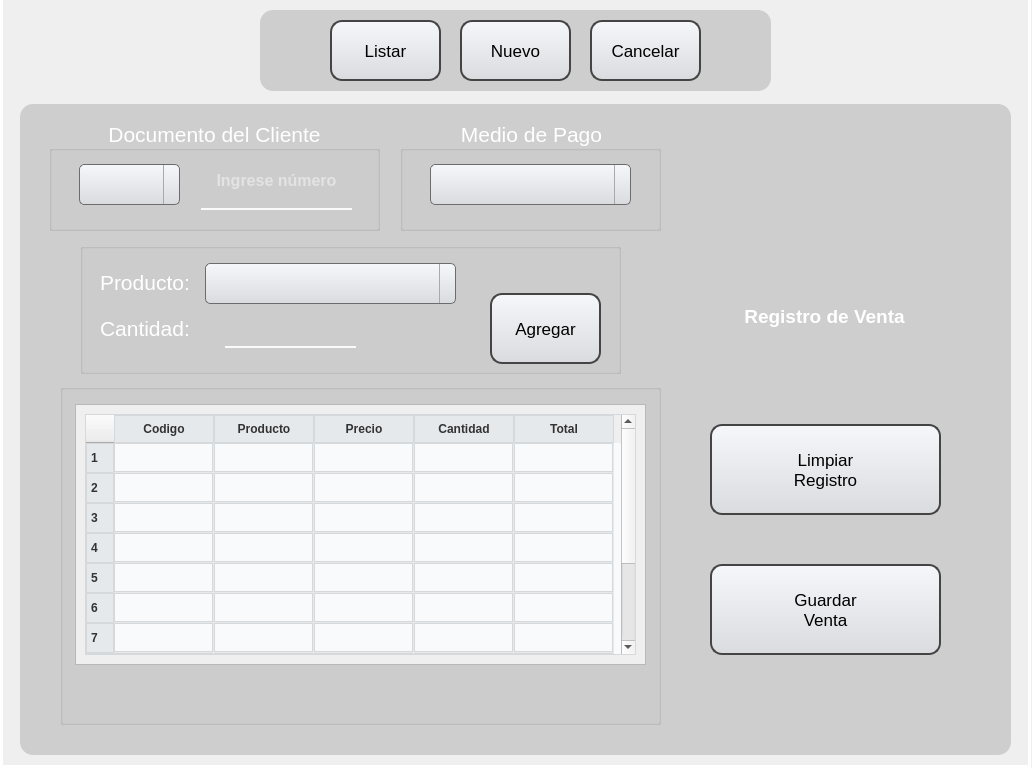
<?xml version="1.0" encoding="UTF-8"?>
<ui version="4.0">
 <class>MainWindow</class>
 <widget class="QMainWindow" name="MainWindow">
  <property name="geometry">
   <rect>
    <x>0</x>
    <y>0</y>
    <width>1032</width>
    <height>768</height>
   </rect>
  </property>
  <property name="minimumSize">
   <size>
    <width>1032</width>
    <height>768</height>
   </size>
  </property>
  <property name="maximumSize">
   <size>
    <width>1032</width>
    <height>768</height>
   </size>
  </property>
  <property name="windowTitle">
   <string>MainWindow</string>
  </property>
  <widget class="QWidget" name="centralwidget">
   <widget class="QLabel" name="label">
    <property name="geometry">
     <rect>
      <x>0</x>
      <y>-3</y>
      <width>1031</width>
      <height>771</height>
     </rect>
    </property>
    <property name="text">
     <string/>
    </property>
    <property name="pixmap">
     <pixmap>../IMG/fondo.png</pixmap>
    </property>
    <property name="scaledContents">
     <bool>true</bool>
    </property>
   </widget>
   <widget class="QLabel" name="label_3">
    <property name="enabled">
     <bool>false</bool>
    </property>
    <property name="geometry">
     <rect>
      <x>0</x>
      <y>-3</y>
      <width>1031</width>
      <height>771</height>
     </rect>
    </property>
    <property name="styleSheet">
     <string notr="true">background-color: qlineargradient(spread:pad, x1:0, y1:0, x2:0, y2:00715909, stop:0 rgba(0, 0, 0, 35), stop:0.375 rgba(0, 0, 0, 50), stop:0.835227 rgba(0, 0, 0, 75));

border: 3px solid white; </string>
    </property>
    <property name="text">
     <string/>
    </property>
   </widget>
   <widget class="QLabel" name="label_9">
    <property name="geometry">
     <rect>
      <x>260</x>
      <y>10</y>
      <width>511</width>
      <height>81</height>
     </rect>
    </property>
    <property name="styleSheet">
     <string notr="true">background-color:rgba(0,0,0,35);
border-radius:13px</string>
    </property>
    <property name="text">
     <string/>
    </property>
   </widget>
   <widget class="QPushButton" name="bt_listar_vent">
    <property name="geometry">
     <rect>
      <x>330</x>
      <y>20</y>
      <width>111</width>
      <height>61</height>
     </rect>
    </property>
    <property name="font">
     <font>
      <pointsize>13</pointsize>
      <weight>50</weight>
      <bold>false</bold>
      <underline>false</underline>
      <strikeout>false</strikeout>
     </font>
    </property>
    <property name="styleSheet">
     <string notr="true">QPushButton {
	 background: qlineargradient(x1:0, y1:0, x2:0, y2:1, stop:0 #f6f7fa, stop:1 #dadbde);
	border: 2px solid #444444;
    text-align: center; 
    text-decoration: none; 
    border-radius: 12px;
}

QPushButton:hover {
	background-color: rgb(241, 241, 241);
}

QPushButton:pressed {
	background-color: rgb(223, 223, 223);
}
</string>
    </property>
    <property name="text">
     <string>Listar</string>
    </property>
   </widget>
   <widget class="QPushButton" name="bt_cancelar_vent">
    <property name="geometry">
     <rect>
      <x>590</x>
      <y>20</y>
      <width>111</width>
      <height>61</height>
     </rect>
    </property>
    <property name="font">
     <font>
      <pointsize>13</pointsize>
      <weight>50</weight>
      <bold>false</bold>
      <underline>false</underline>
      <strikeout>false</strikeout>
     </font>
    </property>
    <property name="styleSheet">
     <string notr="true">QPushButton {
	color: black;
	 background: qlineargradient(x1:0, y1:0, x2:0, y2:1, stop:0 #f6f7fa, stop:1 #dadbde);
	border: 2px solid #444444;
    text-align: center; 
    text-decoration: none; 
    border-radius: 12px;
}

QPushButton:hover {
	background-color: rgb(255, 0, 0);
}

QPushButton:pressed {
	background-color: rgb(166, 0, 0);
}</string>
    </property>
    <property name="text">
     <string>Cancelar</string>
    </property>
   </widget>
   <widget class="QPushButton" name="bt_nuevo_vent">
    <property name="geometry">
     <rect>
      <x>460</x>
      <y>20</y>
      <width>111</width>
      <height>61</height>
     </rect>
    </property>
    <property name="font">
     <font>
      <pointsize>13</pointsize>
      <weight>50</weight>
      <bold>false</bold>
      <underline>false</underline>
      <strikeout>false</strikeout>
     </font>
    </property>
    <property name="styleSheet">
     <string notr="true">QPushButton {
	 background: qlineargradient(x1:0, y1:0, x2:0, y2:1, stop:0 #f6f7fa, stop:1 #dadbde);
	border: 2px solid #444444;
    text-align: center; 
    text-decoration: none; 
    border-radius: 12px;
}

QPushButton:hover {
	background-color: rgb(241, 241, 241);
}

QPushButton:pressed {
	background-color: rgb(223, 223, 223);
}
</string>
    </property>
    <property name="text">
     <string>Nuevo</string>
    </property>
   </widget>
   <widget class="QWidget" name="window_1_venta" native="true">
    <property name="geometry">
     <rect>
      <x>0</x>
      <y>94</y>
      <width>1031</width>
      <height>661</height>
     </rect>
    </property>
    <widget class="QLabel" name="label_10">
     <property name="geometry">
      <rect>
       <x>20</x>
       <y>10</y>
       <width>991</width>
       <height>651</height>
      </rect>
     </property>
     <property name="font">
      <font>
       <pointsize>8</pointsize>
      </font>
     </property>
     <property name="styleSheet">
      <string notr="true">background-color:rgba(0,0,0,35);
border-radius:13px</string>
     </property>
     <property name="text">
      <string/>
     </property>
    </widget>
    <widget class="QLabel" name="label_7">
     <property name="geometry">
      <rect>
       <x>704</x>
       <y>32</y>
       <width>241</width>
       <height>231</height>
      </rect>
     </property>
     <property name="styleSheet">
      <string notr="true">background-color: qlineargradient(spread:pad, x1:0, y1:0, x2:0, y2:00715909, stop:0 rgba(0, 0, 0, 20), stop:0.375 rgba(0, 0, 0, 50), stop:0.835227 rgba(0, 0, 0, 75));
border-radius: 20px;</string>
     </property>
     <property name="text">
      <string/>
     </property>
    </widget>
    <widget class="QLabel" name="label_2">
     <property name="geometry">
      <rect>
       <x>764</x>
       <y>73</y>
       <width>121</width>
       <height>131</height>
      </rect>
     </property>
     <property name="text">
      <string/>
     </property>
     <property name="pixmap">
      <pixmap>../IMG/venta.jpg</pixmap>
     </property>
     <property name="scaledContents">
      <bool>true</bool>
     </property>
    </widget>
    <widget class="QLabel" name="label_4">
     <property name="geometry">
      <rect>
       <x>854</x>
       <y>40</y>
       <width>81</width>
       <height>81</height>
      </rect>
     </property>
     <property name="text">
      <string/>
     </property>
     <property name="pixmap">
      <pixmap>../IMG/METROSPLASH.png</pixmap>
     </property>
     <property name="scaledContents">
      <bool>true</bool>
     </property>
    </widget>
    <widget class="QLabel" name="label_6">
     <property name="geometry">
      <rect>
       <x>714</x>
       <y>182</y>
       <width>221</width>
       <height>81</height>
      </rect>
     </property>
     <property name="font">
      <font>
       <pointsize>14</pointsize>
       <weight>75</weight>
       <bold>true</bold>
      </font>
     </property>
     <property name="styleSheet">
      <string notr="true">color: white</string>
     </property>
     <property name="text">
      <string>Registro de Venta</string>
     </property>
     <property name="alignment">
      <set>Qt::AlignCenter</set>
     </property>
    </widget>
    <widget class="QGroupBox" name="GB_2_CLIENT">
     <property name="geometry">
      <rect>
       <x>49</x>
       <y>26</y>
       <width>331</width>
       <height>111</height>
      </rect>
     </property>
     <property name="font">
      <font>
       <pointsize>16</pointsize>
       <weight>50</weight>
       <bold>false</bold>
      </font>
     </property>
     <property name="styleSheet">
      <string notr="true">QComboBox {
    color: black;
}

QGroupBox{
color: white
}
</string>
     </property>
     <property name="title">
      <string>Documento del Cliente</string>
     </property>
     <property name="alignment">
      <set>Qt::AlignCenter</set>
     </property>
     <widget class="QLineEdit" name="le_dni_vent">
      <property name="geometry">
       <rect>
        <x>152</x>
        <y>39</y>
        <width>151</width>
        <height>51</height>
       </rect>
      </property>
      <property name="font">
       <font>
        <pointsize>12</pointsize>
        <weight>75</weight>
        <bold>true</bold>
       </font>
      </property>
      <property name="styleSheet">
       <string notr="true">background-color:rgba(0, 0, 0, 0);
border:none;
border-bottom:2px solid rgba(0, 0);
color:rgba(255, 255, 255, 230);
padding-bottom:7px;</string>
      </property>
      <property name="text">
       <string/>
      </property>
      <property name="alignment">
       <set>Qt::AlignCenter</set>
      </property>
      <property name="placeholderText">
       <string>Ingrese número</string>
      </property>
     </widget>
     <widget class="QComboBox" name="cb_tipoDNI_vent">
      <property name="geometry">
       <rect>
        <x>30</x>
        <y>44</y>
        <width>101</width>
        <height>41</height>
       </rect>
      </property>
      <property name="font">
       <font>
        <pointsize>9</pointsize>
        <weight>50</weight>
        <bold>false</bold>
       </font>
      </property>
      <property name="styleSheet">
       <string notr="true">QComboBox {
    background: qlineargradient(x1:0, y1:0, x2:0, y2:1, stop:0 #f6f7fa, stop:1 #dadbde);
    border: 1px solid #6c6c6c;
    border-radius: 5px;
    padding: 1px 18px 1px 3px;
    min-width: 6em;
}

QComboBox::drop-down {
    border-left-width: 1px;
    border-left-color: darkgray;
    border-left-style: solid;    
}
QComboBox::down-arrow {
	border-image: url(:/image/IMG/203484.png);
}

QComboBox::hover{
	background-color: rgb(241, 241, 241);
}</string>
      </property>
     </widget>
    </widget>
    <widget class="QGroupBox" name="GB_2_CLIENT_2">
     <property name="geometry">
      <rect>
       <x>400</x>
       <y>26</y>
       <width>261</width>
       <height>111</height>
      </rect>
     </property>
     <property name="font">
      <font>
       <pointsize>16</pointsize>
       <weight>50</weight>
       <bold>false</bold>
      </font>
     </property>
     <property name="styleSheet">
      <string notr="true">QComboBox {
    color: black;
}

QGroupBox{
color: white
}
</string>
     </property>
     <property name="title">
      <string>Medio de Pago</string>
     </property>
     <property name="alignment">
      <set>Qt::AlignCenter</set>
     </property>
     <widget class="QComboBox" name="cb_medioP_vent">
      <property name="geometry">
       <rect>
        <x>30</x>
        <y>44</y>
        <width>201</width>
        <height>41</height>
       </rect>
      </property>
      <property name="font">
       <font>
        <pointsize>12</pointsize>
        <weight>50</weight>
        <bold>false</bold>
       </font>
      </property>
      <property name="styleSheet">
       <string notr="true">QComboBox {
    background: qlineargradient(x1:0, y1:0, x2:0, y2:1, stop:0 #f6f7fa, stop:1 #dadbde);
    border: 1px solid #6c6c6c;
    border-radius: 5px;
    padding: 1px 18px 1px 3px;
    min-width: 6em;
}

QComboBox::drop-down {
    border-left-width: 1px;
    border-left-color: darkgray;
    border-left-style: solid;    
}
QComboBox::down-arrow {
	border-image: url(:/image/IMG/203484.png);
}

QComboBox::hover{
	background-color: rgb(241, 241, 241);
}</string>
      </property>
     </widget>
    </widget>
    <widget class="QGroupBox" name="GB_2_CLIENT_3">
     <property name="geometry">
      <rect>
       <x>80</x>
       <y>149</y>
       <width>541</width>
       <height>131</height>
      </rect>
     </property>
     <property name="font">
      <font>
       <pointsize>16</pointsize>
       <weight>50</weight>
       <bold>false</bold>
      </font>
     </property>
     <property name="styleSheet">
      <string notr="true">QComboBox {
    color: black;
}

QGroupBox{
color: white
}
</string>
     </property>
     <property name="title">
      <string/>
     </property>
     <property name="alignment">
      <set>Qt::AlignCenter</set>
     </property>
     <widget class="QComboBox" name="cb_product_vent">
      <property name="geometry">
       <rect>
        <x>125</x>
        <y>20</y>
        <width>251</width>
        <height>41</height>
       </rect>
      </property>
      <property name="font">
       <font>
        <pointsize>12</pointsize>
        <weight>50</weight>
        <bold>false</bold>
       </font>
      </property>
      <property name="styleSheet">
       <string notr="true">QComboBox {
    background: qlineargradient(x1:0, y1:0, x2:0, y2:1, stop:0 #f6f7fa, stop:1 #dadbde);
    border: 1px solid #6c6c6c;
    border-radius: 5px;
    padding: 1px 18px 1px 3px;
    min-width: 6em;
}

QComboBox::drop-down {
    border-left-width: 1px;
    border-left-color: darkgray;
    border-left-style: solid;    
}
QComboBox::down-arrow {
	border-image: url(:/image/IMG/203484.png);
}

</string>
      </property>
      <property name="editable">
       <bool>true</bool>
      </property>
     </widget>
     <widget class="QLabel" name="label_5">
      <property name="geometry">
       <rect>
        <x>20</x>
        <y>24</y>
        <width>91</width>
        <height>31</height>
       </rect>
      </property>
      <property name="font">
       <font>
        <pointsize>16</pointsize>
       </font>
      </property>
      <property name="styleSheet">
       <string notr="true">color: white;</string>
      </property>
      <property name="text">
       <string>Producto:</string>
      </property>
     </widget>
     <widget class="QLabel" name="label_8">
      <property name="geometry">
       <rect>
        <x>20</x>
        <y>70</y>
        <width>91</width>
        <height>31</height>
       </rect>
      </property>
      <property name="font">
       <font>
        <pointsize>16</pointsize>
       </font>
      </property>
      <property name="styleSheet">
       <string notr="true">color: white;</string>
      </property>
      <property name="text">
       <string>Cantidad:</string>
      </property>
     </widget>
     <widget class="QLineEdit" name="le_cant_vent">
      <property name="geometry">
       <rect>
        <x>145</x>
        <y>64</y>
        <width>131</width>
        <height>41</height>
       </rect>
      </property>
      <property name="font">
       <font>
        <pointsize>12</pointsize>
        <weight>75</weight>
        <bold>true</bold>
       </font>
      </property>
      <property name="styleSheet">
       <string notr="true">background-color:rgba(0, 0, 0, 0);
border:none;
border-bottom:2px solid rgba(0, 0);
color:rgba(255, 255, 255, 230);
padding-bottom:7px;</string>
      </property>
      <property name="text">
       <string/>
      </property>
      <property name="alignment">
       <set>Qt::AlignCenter</set>
      </property>
      <property name="placeholderText">
       <string/>
      </property>
     </widget>
     <widget class="QPushButton" name="bt_add_prod_vent">
      <property name="geometry">
       <rect>
        <x>410</x>
        <y>50</y>
        <width>111</width>
        <height>71</height>
       </rect>
      </property>
      <property name="font">
       <font>
        <pointsize>13</pointsize>
        <weight>50</weight>
        <bold>false</bold>
        <underline>false</underline>
        <strikeout>false</strikeout>
       </font>
      </property>
      <property name="styleSheet">
       <string notr="true">QPushButton {
	 background: qlineargradient(x1:0, y1:0, x2:0, y2:1, stop:0 #f6f7fa, stop:1 #dadbde);
	border: 2px solid #444444;
    text-align: center; 
    text-decoration: none; 
    border-radius: 12px;
}

QPushButton:hover {
	background-color: rgb(0, 255, 0);
}

QPushButton:pressed {
	background-color: rgb(0, 217, 0);
}</string>
      </property>
      <property name="text">
       <string>Agregar</string>
      </property>
     </widget>
    </widget>
    <widget class="QGroupBox" name="GB_2_CLIENT_4">
     <property name="geometry">
      <rect>
       <x>60</x>
       <y>290</y>
       <width>601</width>
       <height>341</height>
      </rect>
     </property>
     <property name="font">
      <font>
       <pointsize>16</pointsize>
       <weight>50</weight>
       <bold>false</bold>
      </font>
     </property>
     <property name="styleSheet">
      <string notr="true">QComboBox {
    color: black;
}

QGroupBox{
color: white
}
</string>
     </property>
     <property name="title">
      <string/>
     </property>
     <property name="alignment">
      <set>Qt::AlignCenter</set>
     </property>
     <widget class="QScrollArea" name="scrollArea">
      <property name="geometry">
       <rect>
        <x>15</x>
        <y>20</y>
        <width>571</width>
        <height>261</height>
       </rect>
      </property>
      <property name="minimumSize">
       <size>
        <width>1</width>
        <height>1</height>
       </size>
      </property>
      <property name="maximumSize">
       <size>
        <width>621</width>
        <height>301</height>
       </size>
      </property>
      <property name="styleSheet">
       <string notr="true"/>
      </property>
      <property name="widgetResizable">
       <bool>true</bool>
      </property>
      <widget class="QWidget" name="scrollAreaWidgetContents">
       <property name="geometry">
        <rect>
         <x>0</x>
         <y>0</y>
         <width>569</width>
         <height>259</height>
        </rect>
       </property>
       <layout class="QHBoxLayout" name="horizontalLayout">
        <item>
         <widget class="QFrame" name="frame">
          <property name="minimumSize">
           <size>
            <width>1</width>
            <height>1</height>
           </size>
          </property>
          <property name="frameShape">
           <enum>QFrame::StyledPanel</enum>
          </property>
          <property name="frameShadow">
           <enum>QFrame::Raised</enum>
          </property>
          <widget class="QTableWidget" name="tableWidget">
           <property name="geometry">
            <rect>
             <x>0</x>
             <y>0</y>
             <width>551</width>
             <height>241</height>
            </rect>
           </property>
           <property name="font">
            <font>
             <weight>50</weight>
             <bold>false</bold>
            </font>
           </property>
           <property name="styleSheet">
            <string notr="true">QTableWidget {
    border: 1px solid #d6d9dc;
    background-color: #f9fafb;
    gridline-color: #e6e9ec;
    alternate-background-color: #f1f3f4;
}

QHeaderView::section {
    background-color: #e6e9ec;
    padding: 4px;
    border: 1px solid #d6d9dc;
    font-weight: bold;
    color: #333333;
}

QTableWidget::item {
    border: 1px solid #d6d9dc;
    padding: 5px;
}

QTableWidget::item:selected {
    background-color: #d6d9dc;
    color: #333333;
}</string>
           </property>
           <property name="cornerButtonEnabled">
            <bool>true</bool>
           </property>
           <row>
            <property name="text">
             <string>1</string>
            </property>
           </row>
           <row>
            <property name="text">
             <string>2</string>
            </property>
           </row>
           <row>
            <property name="text">
             <string>3</string>
            </property>
           </row>
           <row>
            <property name="text">
             <string>4</string>
            </property>
           </row>
           <row>
            <property name="text">
             <string>5</string>
            </property>
           </row>
           <row>
            <property name="text">
             <string>6</string>
            </property>
           </row>
           <row>
            <property name="text">
             <string>7</string>
            </property>
           </row>
           <row>
            <property name="text">
             <string>8</string>
            </property>
           </row>
           <row>
            <property name="text">
             <string>9</string>
            </property>
           </row>
           <row>
            <property name="text">
             <string>10</string>
            </property>
           </row>
           <row>
            <property name="text">
             <string>11</string>
            </property>
           </row>
           <column>
            <property name="text">
             <string>Codigo</string>
            </property>
            <property name="font">
             <font>
              <pointsize>9</pointsize>
             </font>
            </property>
           </column>
           <column>
            <property name="text">
             <string>Producto</string>
            </property>
            <property name="font">
             <font>
              <pointsize>9</pointsize>
             </font>
            </property>
           </column>
           <column>
            <property name="text">
             <string>Precio</string>
            </property>
            <property name="font">
             <font>
              <pointsize>9</pointsize>
             </font>
            </property>
           </column>
           <column>
            <property name="text">
             <string>Cantidad</string>
            </property>
            <property name="font">
             <font>
              <pointsize>9</pointsize>
             </font>
            </property>
           </column>
           <column>
            <property name="text">
             <string>Total</string>
            </property>
            <property name="font">
             <font>
              <pointsize>9</pointsize>
             </font>
            </property>
           </column>
          </widget>
         </widget>
        </item>
       </layout>
      </widget>
     </widget>
     <widget class="QLabel" name="aviso_total_venta">
      <property name="geometry">
       <rect>
        <x>253</x>
        <y>290</y>
        <width>171</width>
        <height>31</height>
       </rect>
      </property>
      <property name="font">
       <font>
        <pointsize>16</pointsize>
       </font>
      </property>
      <property name="styleSheet">
       <string notr="true">color: white;</string>
      </property>
      <property name="text">
       <string/>
      </property>
     </widget>
     <widget class="QLabel" name="lb_prec_fin_vent">
      <property name="geometry">
       <rect>
        <x>433</x>
        <y>290</y>
        <width>91</width>
        <height>31</height>
       </rect>
      </property>
      <property name="font">
       <font>
        <pointsize>16</pointsize>
       </font>
      </property>
      <property name="styleSheet">
       <string notr="true">color: white;</string>
      </property>
      <property name="text">
       <string/>
      </property>
     </widget>
    </widget>
    <widget class="QPushButton" name="bt_guardar_vent">
     <property name="geometry">
      <rect>
       <x>710</x>
       <y>470</y>
       <width>231</width>
       <height>91</height>
      </rect>
     </property>
     <property name="font">
      <font>
       <pointsize>13</pointsize>
       <weight>50</weight>
       <bold>false</bold>
       <underline>false</underline>
       <strikeout>false</strikeout>
      </font>
     </property>
     <property name="styleSheet">
      <string notr="true">QPushButton {
	 background: qlineargradient(x1:0, y1:0, x2:0, y2:1, stop:0 #f6f7fa, stop:1 #dadbde);
	border: 2px solid #444444;
    text-align: center; 
    text-decoration: none; 
    border-radius: 12px;
}

QPushButton:hover {
	background-color: rgb(241, 241, 241);
}

QPushButton:pressed {
	background-color: rgb(223, 223, 223);
}
</string>
     </property>
     <property name="text">
      <string>Guardar
Venta</string>
     </property>
    </widget>
    <widget class="QPushButton" name="bt_clear_reg_vent">
     <property name="geometry">
      <rect>
       <x>710</x>
       <y>330</y>
       <width>231</width>
       <height>91</height>
      </rect>
     </property>
     <property name="font">
      <font>
       <pointsize>13</pointsize>
       <weight>50</weight>
       <bold>false</bold>
       <underline>false</underline>
       <strikeout>false</strikeout>
      </font>
     </property>
     <property name="styleSheet">
      <string notr="true">QPushButton {
	 background: qlineargradient(x1:0, y1:0, x2:0, y2:1, stop:0 #f6f7fa, stop:1 #dadbde);
	border: 2px solid #444444;
    text-align: center; 
    text-decoration: none; 
    border-radius: 12px;
}

QPushButton:hover {
	background-color: rgb(241, 241, 241);
}

QPushButton:pressed {
	background-color: rgb(223, 223, 223);
}
</string>
     </property>
     <property name="text">
      <string>Limpiar
Registro</string>
     </property>
    </widget>
   </widget>
   <zorder>label</zorder>
   <zorder>label_3</zorder>
   <zorder>label_9</zorder>
   <zorder>window_1_venta</zorder>
   <zorder>bt_cancelar_vent</zorder>
   <zorder>bt_nuevo_vent</zorder>
   <zorder>bt_listar_vent</zorder>
  </widget>
 </widget>
 <resources/>
 <connections/>
</ui>
